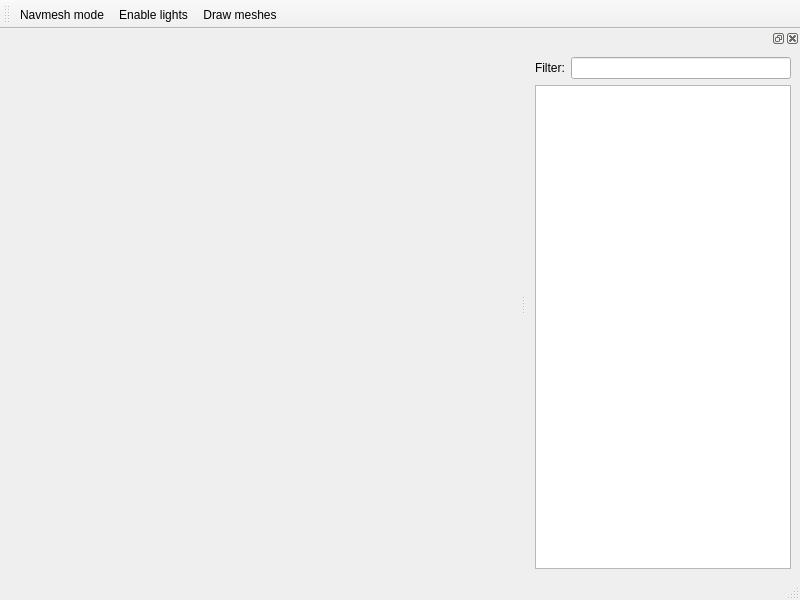
<?xml version="1.0" encoding="UTF-8"?>
<ui version="4.0">
 <class>CELLeditor</class>
 <widget class="QMainWindow" name="CELLeditor">
  <property name="geometry">
   <rect>
    <x>0</x>
    <y>0</y>
    <width>800</width>
    <height>600</height>
   </rect>
  </property>
  <property name="windowTitle">
   <string>Cell</string>
  </property>
  <widget class="QWidget" name="centralwidget"/>
  <widget class="QMenuBar" name="menubar">
   <property name="geometry">
    <rect>
     <x>0</x>
     <y>0</y>
     <width>800</width>
     <height>22</height>
    </rect>
   </property>
  </widget>
  <widget class="QStatusBar" name="statusbar"/>
  <widget class="QDockWidget" name="dockReferences">
   <attribute name="dockWidgetArea">
    <number>2</number>
   </attribute>
   <widget class="QWidget" name="dockWidgetContents">
    <layout class="QHBoxLayout" name="horizontalLayout">
     <item>
      <layout class="QVBoxLayout" name="verticalLayout_2">
       <item>
        <layout class="QHBoxLayout" name="horizontalLayout_2">
         <item>
          <widget class="QLabel" name="label">
           <property name="text">
            <string>Filter:</string>
           </property>
          </widget>
         </item>
         <item>
          <widget class="QLineEdit" name="lineEdit"/>
         </item>
        </layout>
       </item>
       <item>
        <widget class="QTableView" name="refTable">
         <property name="editTriggers">
          <set>QAbstractItemView::NoEditTriggers</set>
         </property>
         <property name="selectionBehavior">
          <enum>QAbstractItemView::SelectRows</enum>
         </property>
         <property name="sortingEnabled">
          <bool>true</bool>
         </property>
         <attribute name="verticalHeaderStretchLastSection">
          <bool>true</bool>
         </attribute>
        </widget>
       </item>
      </layout>
     </item>
    </layout>
   </widget>
  </widget>
  <widget class="QToolBar" name="toolBar">
   <property name="windowTitle">
    <string>toolBar</string>
   </property>
   <attribute name="toolBarArea">
    <enum>TopToolBarArea</enum>
   </attribute>
   <attribute name="toolBarBreak">
    <bool>false</bool>
   </attribute>
   <addaction name="actionSetNavmeshMode"/>
   <addaction name="actionEnableLights"/>
   <addaction name="actionDrawMeshes"/>
  </widget>
  <action name="actionSetNavmeshMode">
   <property name="checkable">
    <bool>true</bool>
   </property>
   <property name="text">
    <string>Navmesh mode</string>
   </property>
   <property name="shortcut">
    <string>N</string>
   </property>
  </action>
  <action name="actionEnableLights">
   <property name="checkable">
    <bool>true</bool>
   </property>
   <property name="text">
    <string>Enable lights</string>
   </property>
   <property name="shortcut">
    <string>L</string>
   </property>
  </action>
  <action name="actionDrawMeshes">
   <property name="checkable">
    <bool>true</bool>
   </property>
   <property name="text">
    <string>Draw meshes</string>
   </property>
   <property name="shortcut">
    <string>M</string>
   </property>
  </action>
 </widget>
 <resources/>
 <connections/>
</ui>
